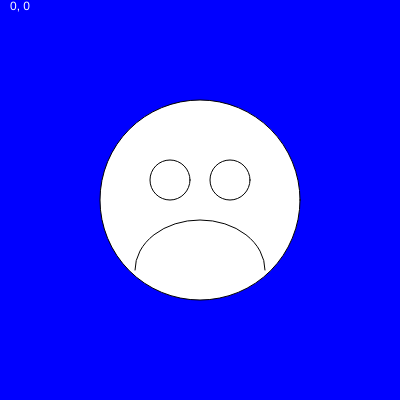
Frame 1 (no input)
Frame 60 (no input): identical to frame 1, image omitted
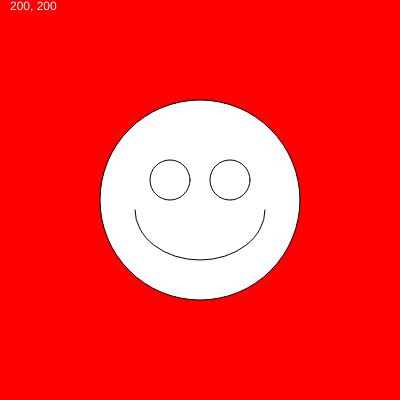
Frame 120 (the mouse pressed at the canvas centre since frame 60)

The p5.js sketch that drew these frames (run headless with seeded random() and noise() and a simulated clock; from frame 60 on, the mouse is pressed at the canvas centre):

// p5.js sketch
// ── sketch.js
// This is a canvas that is 400x400 with a face that smiles and frowns
// depending on whether or not the mouse is pressed!
// It does not work! The person who wrote this code was
// texting and driving at the same time!
// Can you fix it?


function setup() {
  createCanvas(400, 400);
}

function draw() {

  // the background color
  if (mouseIsPressed) {
    background('red');
  } else {
    background("blue");
  }
  // this ellipse should be 200x200 pixels in the center of the screen
  ellipse(width / 2, height / 2, 200, 200);

  // the mouth - smile if pressed, frown otherwise
  if (mouseIsPressed) {
    arc(200, 210, 130, 100, 0, PI); // smile - (this line is correct)
  } else {
    arc(200, 270, 130, 100, PI, 0); // frown
  }

  // the eyesx
  ellipse(170, 180, 40, 40);
  ellipse(230, 180, 40, 40);

  fill('white');

  if (mouseIsPressed) {
    print("for debugging")
  }

  text(mouseX + ", " + mouseY, 10, 10); // print mouse locations to canvas

}
